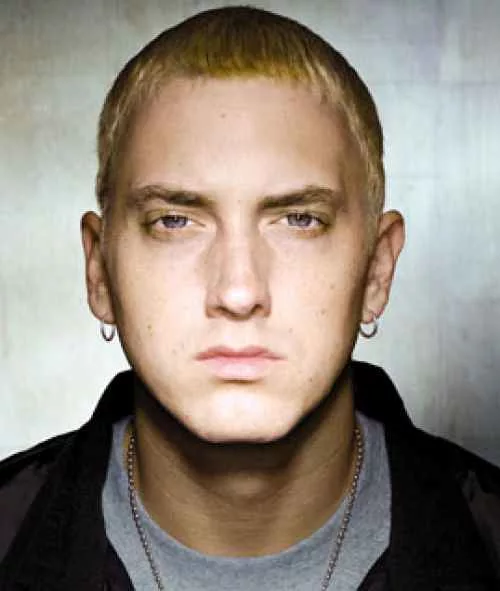
#> input picture FINAL/project_files/assets/src/eminem.png, 500 x 591 px
$ python -i render.py   (imports and definitions only)
#> lines starting #> are read from the running program, lines starting #| are printed output that depends on the picture
"""Step 2: render the edit "TWO WORLDS" (Eminem x Toly Summer).

Every frame is composed procedurally from the two portraits:
  * cut-out person layers + background plates  -> 2.5D parallax
  * per-shot camera (zoom / pan / roll / yaw "orbit") with speed ramps
  * head turn / nod / tilt warp synced to the beat
  * motion blur (sub-frame sampling), flashes, shake, glitch, shockwave,
    chromatic aberration, bloom, light leaks, particles, god rays, fog, grain
  * per-world colour grade (warm "realm" for Toly, cold "steel" for Eminem)

Usage:
  python3 render.py                      # full quality -> ../final_edit.mp4
  python3 render.py --preview            # half-res, fewer motion-blur samples
  python3 render.py --still 5.5 6.0      # write PNG stills for given times
All cut times live in timeline.py-style constants below (BEATS / SHOTS).
"""
import argparse
import math
import os
import subprocess
import sys
from multiprocessing import Pool

import cv2
import numpy as np

HERE = os.path.dirname(os.path.abspath(__file__))
BUILD = os.path.join(HERE, "assets", "build")
FINAL_DIR = os.path.dirname(HERE)

W, H = 1080, 1920
FPS = 30
DURATION = 13.0
MB_SAMPLES = 4          # motion-blur sub-frames
SHUTTER = 0.5           # fraction of a frame the shutter is open (180 deg)

# ----------------------------------------------------------------------------
# Music map (from librosa analysis of the original audio, see README)
# ----------------------------------------------------------------------------
INTRO_HITS = [0.03, 0.84, 1.35, 1.76, 2.11, 3.03, 3.40]
KICKS = [3.70 + i * 0.525 for i in range(14)]     # 3.70 ... 10.525 (114 BPM)
DROP = 10.86                                     # biggest hit, after silence
DROP2 = 11.36                                    # second swell of the drop

# [1 line not run here, left out]


# ----------------------------------------------------------------------------
# small math helpers
# ----------------------------------------------------------------------------
def clamp01(x):
    return min(1.0, max(0.0, x))


def lerp(a, b, u):
    return a + (b - a) * u


def smooth(u):
    u = clamp01(u)
    return u * u * (3 - 2 * u)


def ease_out(u, p=3):
    u = clamp01(u)
    return 1 - (1 - u) ** p


def ease_in(u, p=3):
    return clamp01(u) ** p


# [18 lines left out: functions ramp, ramp_out, pulse, not called in this run]


def rng(seed):
    return np.random.default_rng(seed)


# [6 lines left out: function hash_noise, not called in this run]


# ----------------------------------------------------------------------------
# assets
# ----------------------------------------------------------------------------
class Char:
    pass


# [82 lines left out: functions periodic_noise, load_assets, clean_alpha, not called in this run]


def smooth_arr(u):
    return u * u * (3 - 2 * u)


A = None  # filled per process


# ----------------------------------------------------------------------------
# camera + layers
# ----------------------------------------------------------------------------
# [16 lines left out: function cam, not called in this run]


def char_cam(ch, focus, facew_px, at, rot=0.0, yaw=0.0, pitch=0.0):
    f = ch.lm[focus] if isinstance(focus, str) else np.array(focus, np.float32) * ch.k
    return cam(f, facew_px / ch.lm["facew"], at, rot, yaw, pitch)


def _zoom_of(M):
    return math.sqrt(abs(np.linalg.det(M[:2, :2])))


# [7 lines left out: function warp, not called in this run]


def project(M, p):
    v = M @ np.array([p[0], p[1], 1.0])
    return v[:2] / v[2]


# [31 lines left out: functions head_warp, person, not called in this run]


def over(canvas, lay, opacity=1.0):
    a = lay[:, :, 3:4] * opacity
    return canvas * (1 - a) + lay[:, :, :3] * opacity


def screen(a, b, k=1.0):
    return 1 - (1 - a) * (1 - b * k)


# ----------------------------------------------------------------------------
# environments
# ----------------------------------------------------------------------------
# [220 lines left out: functions realm_bg, steel_bg, add_fog, god_rays, particles, grade and 7 more, not called in this run]


# ----------------------------------------------------------------------------
# SHOTS  (each returns a graded float RGB frame)
#   t  = global time, u = 0..1 inside the shot, lt = seconds inside the shot
# ----------------------------------------------------------------------------
T_, E_ = "toly", "eminem"


# [315 lines left out: functions beat_nod, sh_awaken, sh_realm, sh_cold_eyes, sh_cold_face, sh_vest_tilt and 16 more, not called in this run]


# quick-cut section 7.90 - 8.95 (half-beat cuts)
QUICK = [
    (E_, "mouth", 1300, -4, "steel"),
    (T_, "eyes", 1350, 4, "realm"),
    (E_, "earring", 1500, -3, "steel"),
    (T_, "vest", 1400, 5, "realm"),
]


# [6 lines left out: function sh_quickcuts, not called in this run]


# ----------------------------------------------------------------------------
# TIMELINE   (start, end, shot, motion-blur samples)
# ----------------------------------------------------------------------------
SHOTS = [
    (0.00, 0.84, sh_awaken),
    (0.84, 1.35, sh_realm),
    (1.35, 1.76, sh_cold_eyes),
    (1.76, 2.11, sh_cold_face),
    (2.11, 2.62, sh_vest_tilt),
    (2.62, 3.03, sh_steel_medium),
    (3.03, 3.40, sh_diag_split),
    (3.40, 3.70, sh_fairy),
    (KICKS[0], KICKS[1], sh_steel_hero),
    (KICKS[1], KICKS[2], sh_realm_hero),
    (KICKS[2], KICKS[3], sh_steel_ecu),
    (KICKS[3], KICKS[4], sh_realm_ecu),
    (KICKS[4], KICKS[6], sh_strips),
    (KICKS[6], KICKS[7], sh_echo),
    (KICKS[7], KICKS[8], lambda t, u, lt: sh_double_exposure(t, u, lt, (0, 0.4))),
    (KICKS[8], KICKS[10], sh_quickcuts),
    (KICKS[10], KICKS[12], lambda t, u, lt: sh_double_exposure(t, u, lt, (0.3, 1.0))),
    (KICKS[12], 10.80, sh_tension),
    (10.80, DROP, sh_breath),
    (DROP, DURATION + 1, sh_faceoff),
]

# cut points that get a flash / shake / glitch
FLASH_HITS = [(0.84, 0.9), (1.35, 0.5), (2.11, 1.0), (3.03, 0.6), (3.70, 1.2), (4.225, 0.7), (4.75, 0.7),
              (5.275, 0.6), (5.80, 0.8), (6.325, 0.8), (6.85, 0.6), (7.375, 0.9), (7.90, 0.6), (8.1625, 0.5),
              (8.425, 0.6), (8.6875, 0.5), (8.95, 1.0), (10.00, 0.7), (10.2625, 0.6), (10.525, 0.7),
              (DROP, 1.8), (DROP2, 0.5)]
SHAKE_HITS = [(3.70, 1.0), (4.225, 0.6), (4.75, 0.6), (5.14, 0.5), (5.80, 0.6), (6.325, 0.6), (6.85, 0.5),
              (7.375, 0.5), (7.90, 0.5), (8.425, 0.5), (8.95, 0.8), (9.475, 0.6), (9.72, 0.5), (10.00, 0.7),
              (10.525, 0.8), (DROP, 2.0), (DROP2, 0.6)]
GLITCH_WIN = [(1.35, 0.12, 1.0), (3.03, 0.10, 0.8), (6.85, 0.08, 0.6), (8.95, 0.07, 0.6), (10.525, 0.2, 0.9),
              (DROP - 0.03, 0.10, 1.0)]


def shot_at(t):
    for s, e, f in SHOTS:
        if s <= t < e:
            return s, e, f
    return SHOTS[-1]


# [5 lines left out: function render_raw, not called in this run]


def render_frame(i):
    t0 = i / FPS
    s, e, _ = shot_at(t0)
    # motion blur: sample inside the shutter, but never across a cut
    offs = [(k / max(1, MB_SAMPLES - 1) - 0.5) * SHUTTER / FPS for k in range(MB_SAMPLES)] if MB_SAMPLES > 1 else [0]
    ts = [min(max(t0 + o, s), e - 1e-4) for o in offs]
    acc = None
    for tt in ts:
        fr = render_raw(tt)
        acc = fr if acc is None else acc + fr
    img = acc / len(ts)
    return post(img, t0, i)


# [42 lines left out: function post, not called in this run]


# ----------------------------------------------------------------------------
def init_worker(scale):
    global A
    A = load_assets(scale)


def worker(i):
    return render_frame(i)


# [55 lines left out: functions make_audio, main, not called in this run]


# [2 lines not run here, left out]

>>> import cv2
>>> picture = cv2.imread('assets/src/eminem.png', cv2.IMREAD_GRAYSCALE)
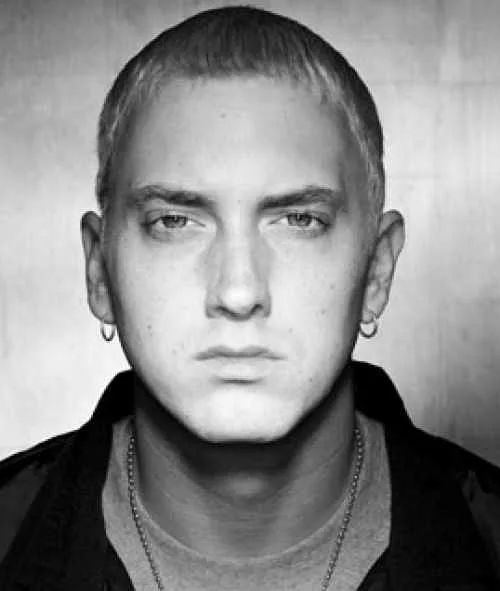
#> picture: shape (591, 500); min 0, max 255, mean 136.9
>>> result = render_frame(picture)
#> (the run stopped early here; a loop or call above may not have finished)
